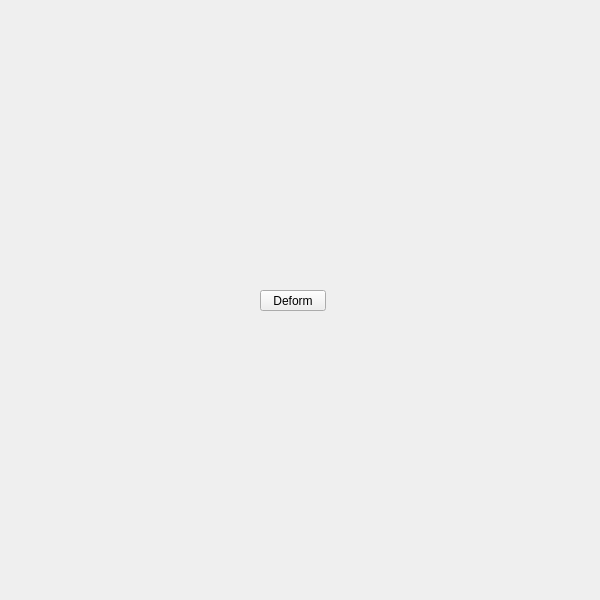
<?xml version="1.0" encoding="UTF-8"?>
<ui version="4.0">
 <class>QtUi</class>
 <widget class="QMainWindow" name="QtUi">
  <property name="enabled">
   <bool>true</bool>
  </property>
  <property name="geometry">
   <rect>
    <x>0</x>
    <y>0</y>
    <width>600</width>
    <height>600</height>
   </rect>
  </property>
  <property name="sizePolicy">
   <sizepolicy hsizetype="Ignored" vsizetype="Ignored">
    <horstretch>0</horstretch>
    <verstretch>0</verstretch>
   </sizepolicy>
  </property>
  <property name="minimumSize">
   <size>
    <width>0</width>
    <height>0</height>
   </size>
  </property>
  <property name="maximumSize">
   <size>
    <width>600</width>
    <height>600</height>
   </size>
  </property>
  <property name="cursor">
   <cursorShape>ArrowCursor</cursorShape>
  </property>
  <property name="toolButtonStyle">
   <enum>Qt::ToolButtonIconOnly</enum>
  </property>
  <property name="tabShape">
   <enum>QTabWidget::Triangular</enum>
  </property>
  <property name="dockNestingEnabled">
   <bool>true</bool>
  </property>
  <property name="dockOptions">
   <set>QMainWindow::AllowNestedDocks|QMainWindow::AllowTabbedDocks|QMainWindow::AnimatedDocks|QMainWindow::ForceTabbedDocks</set>
  </property>
  <widget class="QWidget" name="widget">
   <property name="sizePolicy">
    <sizepolicy hsizetype="Ignored" vsizetype="Ignored">
     <horstretch>0</horstretch>
     <verstretch>0</verstretch>
    </sizepolicy>
   </property>
   <widget class="QPushButton" name="i020">
    <property name="geometry">
     <rect>
      <x>260</x>
      <y>290</y>
      <width>66</width>
      <height>21</height>
     </rect>
    </property>
    <property name="minimumSize">
     <size>
      <width>0</width>
      <height>21</height>
     </size>
    </property>
    <property name="maximumSize">
     <size>
      <width>66</width>
      <height>21</height>
     </size>
    </property>
    <property name="accessibleName">
     <string>deform</string>
    </property>
    <property name="text">
     <string>Deform</string>
    </property>
   </widget>
  </widget>
 </widget>
 <resources/>
 <connections/>
 <designerdata>
  <property name="gridDeltaX">
   <number>5</number>
  </property>
  <property name="gridDeltaY">
   <number>10</number>
  </property>
  <property name="gridSnapX">
   <bool>true</bool>
  </property>
  <property name="gridSnapY">
   <bool>true</bool>
  </property>
  <property name="gridVisible">
   <bool>true</bool>
  </property>
 </designerdata>
</ui>
